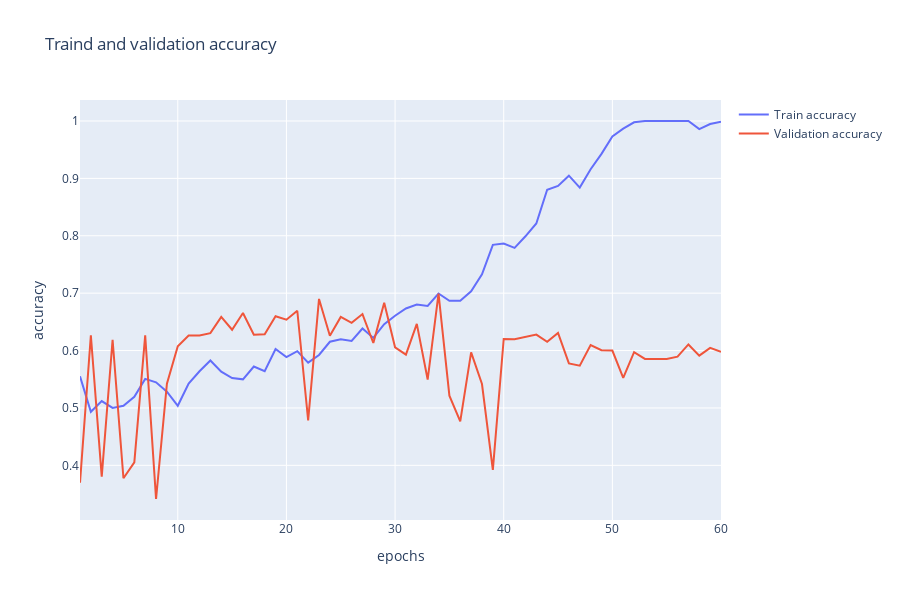

The code cell stored with this chart in its notebook:
### Markdown cell above
![image.png](attachment:image.png)

### Code cell
fig = go.Figure()
    
fig.add_trace(go.Scatter(
    x=list(range(1, num_epochs + 1)), 
    y=train_accs, 
    name='Train accuracy',
))
fig.add_trace(go.Scatter(
    x=list(range(1, num_epochs + 1)), 
    y=valid_accs, 
    name='Validation accuracy',
))

fig.update_layout(
    title='Traind and validation accuracy', 
    xaxis_title='epochs',
    yaxis_title='accuracy',
    width=900, 
    height=600
)
fig.show()

### Figure 1 — Plotly figure (JSON) as saved in the notebook; plotly's stock layout.template omitted (floating-point values rounded to 4 significant figures)
{"data": [{"name": "Train accuracy", "type": "scatter", "x": [1, 2, 3, 4, 5, 6, 7, 8, 9, 10, 11, 12, 13, 14, 15, 16, 17, 18, 19, 20, 21, 22, 23, 24, 25, 26, 27, 28, 29, 30, 31, 32, 33, 34, 35, 36, 37, 38, 39, 40, 41, 42, 43, 44, 45, 46, 47, 48, 49, 50, 51, 52, 53, 54, 55, 56, 57, 58, 59, 60], "y": [0.5551, 0.4933, 0.5119, 0.5, 0.5037, 0.5193, 0.5506, 0.5446, 0.5283, 0.5037, 0.5424, 0.564, 0.5826, 0.5632, 0.5521, 0.5499, 0.5722, 0.564, 0.6027, 0.5885, 0.599, 0.5789, 0.5923, 0.6153, 0.6198, 0.6168, 0.6384, 0.622, 0.6458, 0.6607, 0.6734, 0.6801, 0.6778, 0.6994, 0.6868, 0.6868, 0.7031, 0.7329, 0.7842, 0.7865, 0.779, 0.7991, 0.8214, 0.8802, 0.8869, 0.9048, 0.8839, 0.9159, 0.9427, 0.9732, 0.9866, 0.9978, 1, 1, 1, 1, 1, 0.9859, 0.9948, 0.9985]}, {"name": "Validation accuracy", "type": "scatter", "x": [1, 2, 3, 4, 5, 6, 7, 8, 9, 10, 11, 12, 13, 14, 15, 16, 17, 18, 19, 20, 21, 22, 23, 24, 25, 26, 27, 28, 29, 30, 31, 32, 33, 34, 35, 36, 37, 38, 39, 40, 41, 42, 43, 44, 45, 46, 47, 48, 49, 50, 51, 52, 53, 54, 55, 56, 57, 58, 59, 60], "y": [0.3697, 0.6267, 0.3804, 0.6189, 0.3775, 0.4053, 0.6264, 0.3413, 0.5421, 0.6075, 0.6264, 0.6264, 0.6303, 0.6587, 0.6363, 0.6654, 0.6274, 0.6285, 0.6597, 0.6537, 0.6693, 0.4785, 0.6899, 0.626, 0.6587, 0.6483, 0.6636, 0.6132, 0.6832, 0.6057, 0.5929, 0.6465, 0.5495, 0.6991, 0.5214, 0.4767, 0.5968, 0.5417, 0.3921, 0.6202, 0.6195, 0.6231, 0.6277, 0.6153, 0.6306, 0.5776, 0.5737, 0.6096, 0.6007, 0.6, 0.5524, 0.5971, 0.5854, 0.5854, 0.5854, 0.5893, 0.6106, 0.5911, 0.6046, 0.5979]}], "layout": {"height": 600, "title": {"text": "Traind and validation accuracy"}, "width": 900, "xaxis": {"title": {"text": "epochs"}}, "yaxis": {"title": {"text": "accuracy"}}}}
